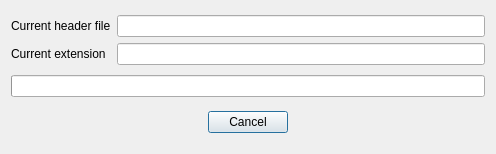
<?xml version="1.0" encoding="UTF-8"?>
<ui version="4.0">
 <class>CHeaderFileProgressBaseDialog</class>
 <widget class="QDialog" name="CHeaderFileProgressBaseDialog">
  <property name="geometry">
   <rect>
    <x>0</x>
    <y>0</y>
    <width>496</width>
    <height>154</height>
   </rect>
  </property>
  <property name="sizePolicy">
   <sizepolicy hsizetype="Fixed" vsizetype="Fixed">
    <horstretch>0</horstretch>
    <verstretch>0</verstretch>
   </sizepolicy>
  </property>
  <property name="maximumSize">
   <size>
    <width>32767</width>
    <height>32767</height>
   </size>
  </property>
  <property name="windowTitle">
   <string>Reading Header Files</string>
  </property>
  <layout class="QVBoxLayout">
   <item>
    <layout class="QGridLayout">
     <item row="1" column="1">
      <widget class="QLineEdit" name="m_editextensionstring">
       <property name="readOnly">
        <bool>true</bool>
       </property>
      </widget>
     </item>
     <item row="0" column="0">
      <widget class="QLabel" name="m_textreadingheaderfile">
       <property name="text">
        <string>Current header file</string>
       </property>
       <property name="wordWrap">
        <bool>false</bool>
       </property>
      </widget>
     </item>
     <item row="0" column="1">
      <widget class="QLineEdit" name="m_editheaderfile">
       <property name="readOnly">
        <bool>true</bool>
       </property>
      </widget>
     </item>
     <item row="1" column="0">
      <widget class="QLabel" name="m_textreadingextension">
       <property name="text">
        <string>Current extension</string>
       </property>
       <property name="wordWrap">
        <bool>false</bool>
       </property>
      </widget>
     </item>
    </layout>
   </item>
   <item>
    <widget class="QProgressBar" name="m_progressheaderfile"/>
   </item>
   <item>
    <layout class="QHBoxLayout">
     <item>
      <spacer name="spacer1">
       <property name="orientation">
        <enum>Qt::Horizontal</enum>
       </property>
       <property name="sizeType">
        <enum>QSizePolicy::Expanding</enum>
       </property>
       <property name="sizeHint" stdset="0">
        <size>
         <width>190</width>
         <height>31</height>
        </size>
       </property>
      </spacer>
     </item>
     <item>
      <widget class="QPushButton" name="m_pushbuttoncancel">
       <property name="text">
        <string>Cancel</string>
       </property>
       <property name="shortcut">
        <string/>
       </property>
      </widget>
     </item>
     <item>
      <spacer name="spacer2">
       <property name="orientation">
        <enum>Qt::Horizontal</enum>
       </property>
       <property name="sizeType">
        <enum>QSizePolicy::Expanding</enum>
       </property>
       <property name="sizeHint" stdset="0">
        <size>
         <width>189</width>
         <height>31</height>
        </size>
       </property>
      </spacer>
     </item>
    </layout>
   </item>
  </layout>
 </widget>
 <layoutdefault spacing="6" margin="11"/>
 <pixmapfunction>qPixmapFromMimeSource</pixmapfunction>
 <resources/>
 <connections>
  <connection>
   <sender>m_pushbuttoncancel</sender>
   <signal>clicked()</signal>
   <receiver>CHeaderFileProgressBaseDialog</receiver>
   <slot>pushbuttoncancel_clicked()</slot>
   <hints>
    <hint type="sourcelabel">
     <x>219</x>
     <y>118</y>
    </hint>
    <hint type="destinationlabel">
     <x>18</x>
     <y>119</y>
    </hint>
   </hints>
  </connection>
 </connections>
 <slots>
  <slot>pushbuttoncancel_clicked()</slot>
 </slots>
</ui>
